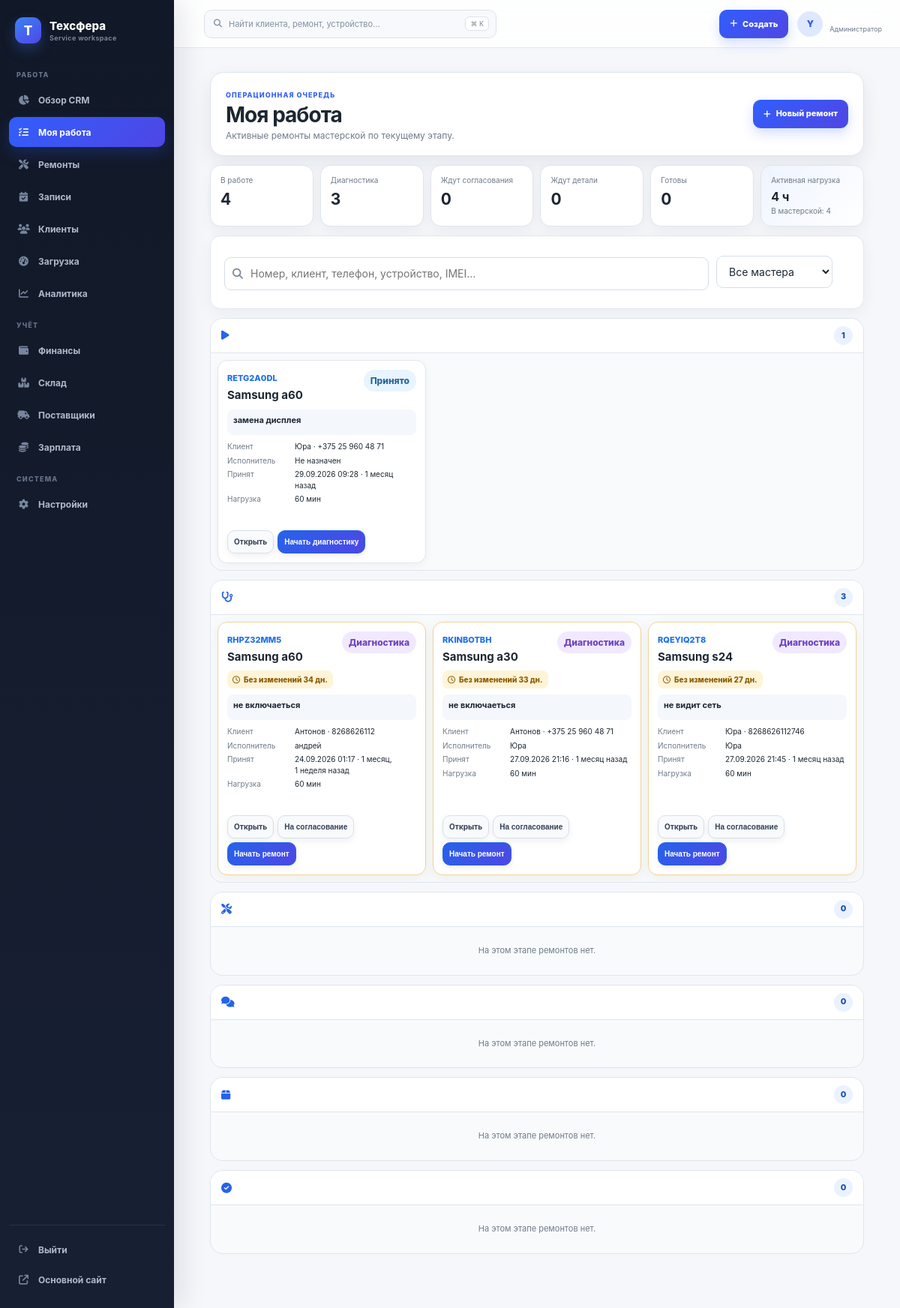
/crm/work/ (signed in), run on the app's committed database.
### crm/models.py (models this page shows, shortened)
class CRMOrder(models.Model):
    class Type(models.TextChoices):
        PAID = "paid", "Платный"
        WARRANTY = "warranty", "Гарантийный"
    class Status(models.TextChoices):
        ACCEPTED = "accepted", "Принято"
        DIAGNOSTIC = "diagnostic", "Диагностика"
        APPROVAL = "approval", "Ожидает согласования"
        WAITING_PART = "waiting_part", "Ожидает деталь"
        REPAIR = "repair", "В ремонте"
        READY = "ready", "Готово к выдаче"
        ISSUED = "issued", "Выдано"
        CANCELED = "canceled", "Отказ / отмена"
    TRANSITIONS = {
        Status.ACCEPTED: {Status.DIAGNOSTIC, Status.CANCELED},
        Status.DIAGNOSTIC: {Status.APPROVAL, Status.WAITING_PART, Status.REPAIR, Status.CANCELED},
        Status.APPROVAL: {Status.WAITING_PART, Status.REPAIR, Status.CANCELED},
        Status.WAITING_PART: {Status.REPAIR, Status.CANCELED},
        Status.REPAIR: {Status.WAITING_PART, Status.READY, Status.CANCELED},
        Status.READY: {Status.ISSUED},
        Status.ISSUED: set(),
        Status.CANCELED: set(),
    }
    number = models.CharField("Номер заказа", max_length=9, unique=True, editable=False)
    client = models.ForeignKey(CRMClient, verbose_name="Клиент", on_delete=models.PROTECT, related_name="orders")
    device = models.ForeignKey(CRMDevice, verbose_name="Устройство", on_delete=models.PROTECT, related_name="orders")
    employee = models.ForeignKey("finance.Employee", verbose_name="Мастер", on_delete=models.PROTECT, related_name="crm_orders", null=True, blank=True)
    source_appointment = models.OneToOneField("repairs.Appointment", verbose_name="Онлайн-запись", on_delete=models.SET_NULL, related_name="crm_order", null=True, blank=True)
    order_type = models.CharField("Тип заказа", max_length=20, choices=Type.choices, default=Type.PAID)
    warranty_source_order = models.ForeignKey("self", verbose_name="Исходный гарантийный ремонт", on_delete=models.PROTECT, related_name="warranty_orders", null=True, blank=True)
    status = models.CharField("Статус", max_length=20, choices=Status.choices, default=Status.ACCEPTED, db_index=True)
    accepted_at = models.DateTimeField("Принят", default=timezone.now)
    ready_at = models.DateTimeField("Готов", null=True, blank=True)
    issued_at = models.DateTimeField("Выдан", null=True, blank=True)
    issue_description = models.TextField("Причина обращения")
    diagnostic_result = models.TextField("Результат диагностики", blank=True)
    internal_note = models.TextField("Внутренняя заметка", blank=True)
    condition_on_intake = models.TextField("Состояние при приёме", blank=True)
    accessories_on_intake = models.TextField("Комплектность при приёме", blank=True)
    agreed_price = models.DecimalField("Согласованная стоимость", max_digits=12, decimal_places=2, default=Decimal("0.00"), validators=[MinValueValidator(0)])
    warranty_days = models.PositiveIntegerField("Гарантия, дней", default=0)
    warranty_started_at = models.DateTimeField("Начало гарантии", null=True, blank=True)
    final_price = models.DecimalField(
        "Итоговая сумма", max_digits=12, decimal_places=2, null=True, blank=True,
        validators=[MinValueValidator(0)],
    )
    paid_amount = models.DecimalField(
        "Оплачено клиентом", max_digits=12, decimal_places=2,
        default=Decimal("0.00"), validators=[MinValueValidator(0)],
    )
    finance_repair = models.OneToOneField(
        "finance.RepairFinance", verbose_name="Финансовый ремонт", on_delete=models.PROTECT,
        related_name="crm_order", null=True, blank=True,
    )
    estimated_work_minutes_snapshot = models.PositiveIntegerField(
        "Плановое время работы, минут", null=True, blank=True, default=60,
        help_text="Внутренняя оценка трудоёмкости ремонта.",
    )
    created_at = models.DateTimeField("Создан", auto_now_add=True)
    updated_at = models.DateTimeField("Обновлён", auto_now=True)
    class Meta:
        verbose_name = "Заказ CRM"
        verbose_name_plural = "Заказы CRM"
        ordering = ["-accepted_at", "-id"]
        permissions = [
            ("access_crm", "Может входить в CRM"),
            ("view_all_orders", "Может видеть все заказы CRM"),
            ("change_order_status", "Может менять статусы CRM"),
            ("manage_documents", "Может открывать документы CRM"),
        ]
        indexes = [
            models.Index(fields=["status", "accepted_at"]),
            models.Index(fields=["employee", "status"]),
            models.Index(fields=["order_type", "accepted_at"]),
        ]
        constraints = [
            models.CheckConstraint(condition=models.Q(agreed_price__gte=0), name="crm_order_price_nonnegative"),
        ]
    @property
    def allowed_next_statuses(self):
        return self.TRANSITIONS.get(self.status, set())

class CRMDevice(models.Model):
    client = models.ForeignKey(CRMClient, verbose_name="Клиент", on_delete=models.PROTECT, related_name="devices")
    device_type = models.CharField("Тип устройства", max_length=80)
    brand = models.CharField("Бренд", max_length=100, blank=True)
    model = models.CharField("Модель", max_length=140, blank=True)
    imei = models.CharField("IMEI", max_length=32, blank=True, db_index=True)
    serial_number = models.CharField("Серийный номер", max_length=120, blank=True, db_index=True)
    color = models.CharField("Цвет", max_length=80, blank=True)
    condition = models.TextField("Состояние", blank=True)
    included_items = models.TextField("Комплектность", blank=True)
    unlock_code = models.CharField("Код устройства", max_length=255, blank=True)
    note = models.TextField("Заметка", blank=True)
    created_at = models.DateTimeField("Создано", auto_now_add=True)
    updated_at = models.DateTimeField("Обновлено", auto_now=True)
    class Meta:
        verbose_name = "Устройство клиента"
        verbose_name_plural = "Устройства клиентов"
        ordering = ["-updated_at"]
        indexes = [models.Index(fields=["client", "serial_number"])]
    @property
    def display_name(self):
        return " ".join(filter(None, [self.brand, self.model])) or self.device_type

class CRMClient(models.Model):
    name = models.CharField("Имя", max_length=160)
    phone = models.CharField("Телефон", max_length=40)
    normalized_phone = models.CharField("Нормализованный телефон", max_length=20, db_index=True)
    additional_phone = models.CharField("Дополнительный телефон", max_length=40, blank=True)
    email = models.EmailField("Email", blank=True)
    source = models.CharField("Источник", max_length=120, blank=True)
    city = models.CharField("Город", max_length=120, blank=True)
    note = models.TextField("Заметка", blank=True)
    created_at = models.DateTimeField("Создан", auto_now_add=True)
    updated_at = models.DateTimeField("Обновлён", auto_now=True)
    class Meta:
        verbose_name = "Клиент CRM"
        verbose_name_plural = "Клиенты CRM"
        ordering = ["name", "id"]
        indexes = [models.Index(fields=["name"])]

### finance/models.py (models this page shows, shortened)
class Employee(models.Model):
    user = models.OneToOneField(
        settings.AUTH_USER_MODEL, verbose_name="Аккаунт пользователя",
        on_delete=models.SET_NULL, related_name="employee_profile", null=True, blank=True,
    )
    name = models.CharField("Имя", max_length=120)
    default_percent = models.DecimalField(
        "Процент по умолчанию",
        max_digits=5,
        decimal_places=2,
        default=Decimal("0.00"),
        validators=[MinValueValidator(0), MaxValueValidator(100)],
    )
    is_owner = models.BooleanField("Владелец", default=False)
    is_active = models.BooleanField("Активен", default=True)
    created_at = models.DateTimeField("Создан", auto_now_add=True)
    class Meta:
        verbose_name = "Исполнитель"
        verbose_name_plural = "Исполнители"
        ordering = ["name"]

### crm/views.py (the view)
# urls.py: path("work/", views.work_queue, name="work_queue"),
@crm_permission_required()
def work_queue(request):
    context = _work_queue_context(request, request.GET)
    template = "crm/partials/work_queue_content.html" if _is_htmx(request) else "crm/work_queue.html"
    return render(request, template, context)

### crm/templates/crm/work_queue.html
{% extends "crm/base.html" %}{% block crm_title %}Моя работа{% endblock %}
{% block crm_content %}<div class="crm-work-page"><header class="wb-page-header"><div><span class="wb-eyebrow">Операционная очередь</span><h1>Моя работа</h1><p>Активные ремонты мастерской по текущему этапу.</p></div><a class="wb-button wb-button--primary" href="{% url 'crm:order_create' %}" hx-get="{% url 'crm:order_create' %}" hx-target="#intake-modal-host" hx-swap="innerHTML"><i class="fa-solid fa-plus"></i> Новый ремонт</a></header>{% include "crm/partials/work_queue_content.html" %}</div>{% endblock %}

### templates/workbench/base.html (shortened to what this page needs)
{% extends "repairs/base.html" %}
{% load static %}
{% block extra_head %}{{ block.super }}<link rel="stylesheet" href="{% static 'workbench/css/app.css' %}?v=5">{% block workbench_head %}{% endblock %}{% endblock %}
{% block content %}
<div class="wb-app" data-wb-app>
  {% include "workbench/components/sidebar.html" %}
  <div class="wb-stage">
    <header class="wb-topbar">
      {% if perms.crm.access_crm %}<button class="wb-global-search-button" type="button" data-command-open aria-label="Открыть глобальный поиск"><i class="fa-solid fa-magnifying-glass"></i><span>Найти клиента, ремонт, устройство…</span><kbd>⌘ K</kbd></button>{% endif %}
      {% if account_is_client %}<a class="wb-button wb-button--primary wb-client-book" href="{% url 'repairs:brand_list' %}"><i class="fa-solid fa-calendar-plus"></i><span>Записаться</span></a>{% else %}<details class="wb-create-menu"><summary class="wb-button wb-button--primary"><i class="fa-solid fa-plus"></i><span>Создать</span></summary></details>{% endif %}
      <div class="wb-user">
        <span class="wb-user__avatar">{{ request.user.username|first|upper }}</span>
        <span class="wb-user__text"><b>{{ request.user.get_full_name|default:request.user.username }}</b><small>{{ account_role_label }}</small></span>
      </div>
    </header>
    <main class="wb-main">
      {% block workbench_content %}{% endblock %}
    </main>
  </div>
</div>
{% endblock %}

### crm/templates/crm/partials/work_order_card.html (shortened to what this page needs)
<article class="crm-work-card{% if order.needs_attention %} crm-work-card--attention{% endif %}"><div class="crm-work-card__head"><div><a href="{% url 'crm:order_detail' order.pk %}">{{ order.number }}</a><h3>{{ order.device.display_name }}</h3></div><span class="crm-badge crm-badge--{{ order.status }}">{{ order.get_status_display }}</span></div>{% if order.needs_attention %}<div class="crm-stale-indicator"><i class="fa-regular fa-clock"></i> Без изменений {{ order.status_age_label }}</div>{% endif %}<p class="crm-work-card__issue">{{ order.issue_description|truncatechars:110 }}</p><dl><div><dt>Клиент</dt><dd>{{ order.client.name }} · {{ order.client.phone }}</dd></div><div><dt>Исполнитель</dt><dd>{{ order.employee.name|default:"Не назначен" }}</dd></div><div><dt>Принят</dt><dd>{{ order.accepted_at|date:"d.m.Y H:i" }} · {{ order.accepted_at|timesince }} назад</dd></div><div><dt>Нагрузка</dt><dd>{{ order.estimated_work_minutes_snapshot|default:0 }} мин</dd></div></dl><div class="crm-work-card__meta"></div><footer><a class="crm-btn" href="{% url 'crm:order_detail' order.pk %}">Открыть</a>{% for value,label in order.work_actions %}<form method="post" action="{% url 'crm:work_queue_status' order.pk %}" hx-post="{% url 'crm:work_queue_status' order.pk %}" hx-target="#work-queue-content" hx-swap="outerHTML"><button class="crm-btn {% if forloop.last %}crm-btn--primary{% endif %}">{{ label }}</button></form>{% endfor %}</footer></article>

### data on the page
CRMOrder: number "RETG2A0DL", device.display_name "Samsung a60", status "Принято", issue_description "замена дисплея", client.name "Юра", client.phone "+375 25 960 48 71", employee.name "Не назначен", accepted_at "29.09.2026 09:28", accepted_at "1 месяц", estimated_work_minutes_snapshot "60", work_actions "Начать диагностику"
CRMOrder: number "RHPZ32MM5", device.display_name "Samsung a60", status "Диагностика", status_age_label "34 дн.", issue_description "не включаеться", client.name "Антонов", client.phone "8268626112", employee.name "андрей", accepted_at "24.09.2026 01:17", accepted_at "1 месяц, 1 неделя", estimated_work_minutes_snapshot "60", work_actions "На согласование" "Начать ремонт"
CRMOrder: number "RKINBOTBH", device.display_name "Samsung a30", status "Диагностика", status_age_label "33 дн.", issue_description "не включаеться", client.name "Антонов", client.phone "+375 25 960 48 71", employee.name "Юра", accepted_at "27.09.2026 21:16", accepted_at "1 месяц", estimated_work_minutes_snapshot "60", work_actions "На согласование" "Начать ремонт"
CRMOrder: number "RQEYIQ2T8", device.display_name "Samsung s24", status "Диагностика", status_age_label "27 дн.", issue_description "не видит сеть", client.name "Юра", client.phone "8268626112746", employee.name "Юра", accepted_at "27.09.2026 21:45", accepted_at "1 месяц", estimated_work_minutes_snapshot "60", work_actions "На согласование" "Начать ремонт"

### other printed values
{{ request.user.username|first|upper }} "Y"
{{ account_role_label }} "Администратор"
{{ count_accepted|add:count_diagnostic|add:count_repair }} "4"
{{ count_diagnostic }} "3"
{{ count_approval }} "0"
{{ count_waiting_part }} "0"
{{ count_ready }} "0"
{{ productive_hours }} "4"
{{ physical_wip }} "4"
{{ group.orders|length }} "1" "3" "0" "0" "0" "0"
